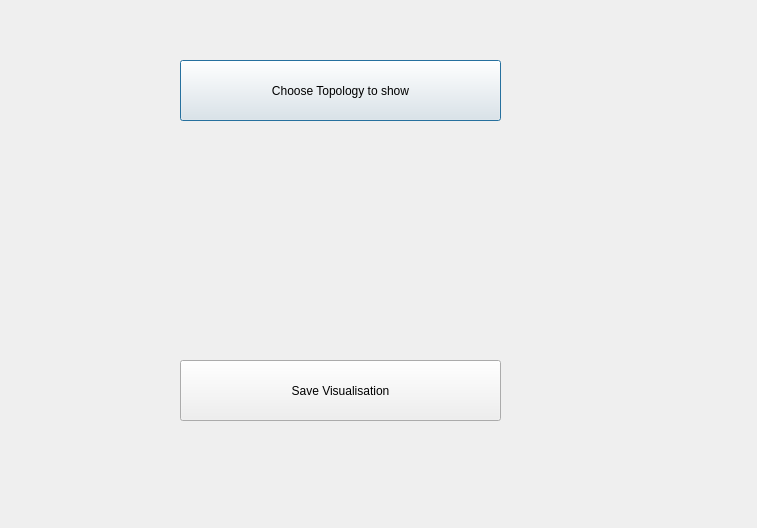
<?xml version="1.0" encoding="UTF-8"?>
<ui version="4.0">
 <class>TopologyPanel</class>
 <widget class="QDialog" name="TopologyPanel">
  <property name="geometry">
   <rect>
    <x>0</x>
    <y>0</y>
    <width>757</width>
    <height>528</height>
   </rect>
  </property>
  <property name="windowTitle">
   <string>Dialog</string>
  </property>
  <widget class="QPushButton" name="chooseTopology">
   <property name="geometry">
    <rect>
     <x>180</x>
     <y>60</y>
     <width>321</width>
     <height>61</height>
    </rect>
   </property>
   <property name="text">
    <string>Choose Topology to show</string>
   </property>
  </widget>
  <widget class="QPushButton" name="saveVisualisation">
   <property name="geometry">
    <rect>
     <x>180</x>
     <y>360</y>
     <width>321</width>
     <height>61</height>
    </rect>
   </property>
   <property name="text">
    <string>Save Visualisation</string>
   </property>
  </widget>
  <widget class="QLabel" name="topologyGraphic">
   <property name="geometry">
    <rect>
     <x>130</x>
     <y>150</y>
     <width>541</width>
     <height>191</height>
    </rect>
   </property>
   <property name="text">
    <string/>
   </property>
  </widget>
 </widget>
 <resources/>
 <connections/>
</ui>
